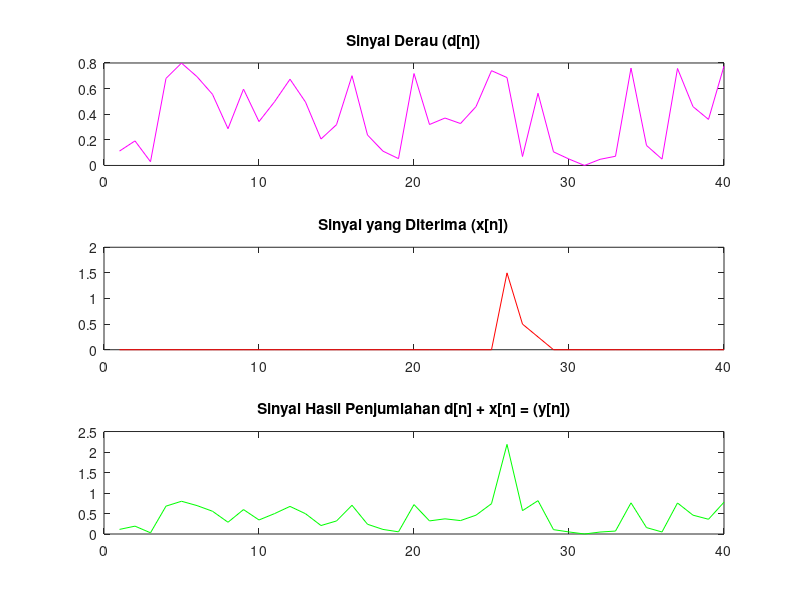

Write the MATLAB code that produced this figure.
clc;
clear all;

h = [3 1 0.5];
lh = length(h);
axis = zeros(1,40);
hn = [h,axis];

a = 0.8;
d = a*(rand(1,40));

for i = 1:lh;
  axis(1,25+i) = h(i);
 endfor
 x = 0.5*axis;

y = d + x;

figure;
subplot(3,1,1);
plot(d, 'm');
title ("Sinyal Derau (d[n])");
axis([1 40]);

subplot(3,1,2);
plot(x, 'r');
title("Sinyal yang Diterima (x[n])");
axis([1 40]);

subplot(3,1,3);
plot(y, 'g');
title("Sinyal Hasil Penjumlahan d[n] + x[n] = (y[n])");
axis ([1 40]);
